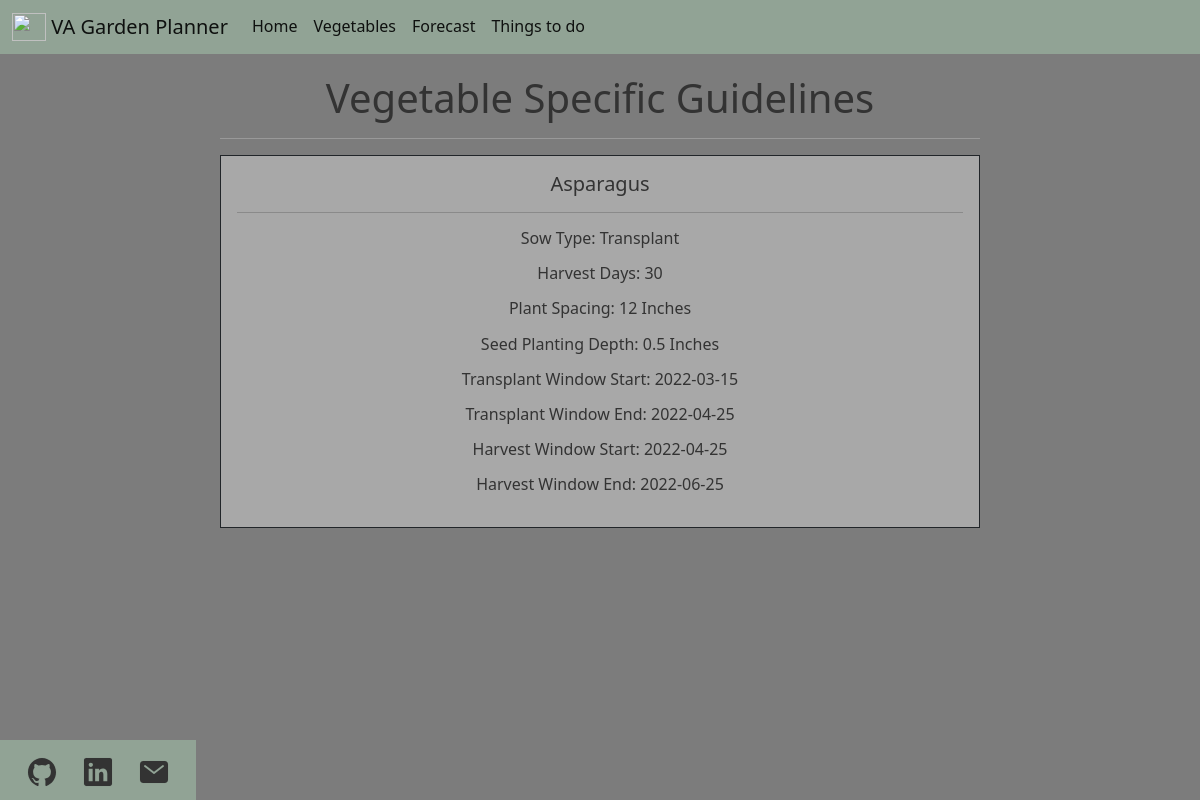
/list/Asparagus, run on an earlier commit of the app's database.
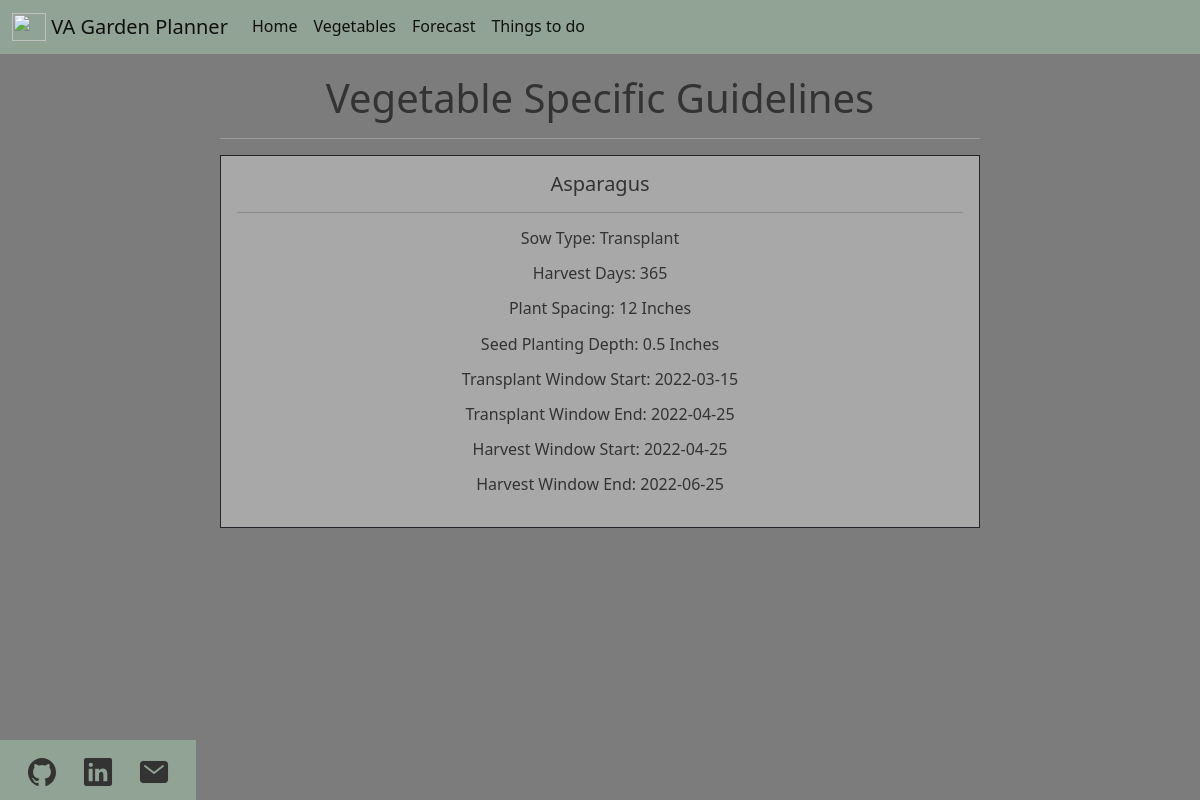
And on a later commit of the database.
### app.py (models this page shows)
class Garden_DB(db.Model):
    id = db.Column(db.Integer, primary_key=True)
    vegetable = db.Column(db.String(200), nullable=False)
    sow_type = db.Column(db.String)  # Direct, Indoors, key used to filter later
    harvest_days = db.Column(db.Integer)  # How many days to harvest
    plant_spacing = db.Column(db.Integer)  # Inches between plants
    seed_depth = db.Column(db.Integer)  # Inches for seed depth
    sow_window_start = db.Column(db.String)  # Window to sow, regardless of sow type
    sow_window_end = db.Column(db.String)  # Window to sow, regardless of sow type
    transplant_window_start = db.Column(db.String)  # Window to transplant if applicable
    transplant_window_end = db.Column(db.String)  # Window to transplant if applicable
    harvest_window_start = db.Column(db.String)  # Window to harvest
    harvest_window_end = db.Column(db.String)  # Window to harvest
    vegetable_picture_url = db.Column(db.String)  # Public URL for vegetable picture
    date_created = db.Column(db.DateTime, default=datetime.utcnow)

### app.py (the view)
@app.route("/list/<get_vegetable>", methods=["GET"])
def get_user_vegetable(get_vegetable):
    transform_vegetable = get_vegetable.title()
    transform_vegetable = (
        db.session.query(Garden_DB).filter_by(vegetable=transform_vegetable).first()
    )
    vegetable = transform_vegetable.vegetable
    sow_type = transform_vegetable.sow_type
    harvest_days = transform_vegetable.harvest_days
    plant_spacing = transform_vegetable.plant_spacing
    seed_depth = transform_vegetable.seed_depth
    if sow_type == "Direct":
        window_start = transform_vegetable.sow_window_start
        window_end = transform_vegetable.sow_window_end
    else:
        window_start = transform_vegetable.transplant_window_start
        window_end = transform_vegetable.transplant_window_end
    harvest_window_start = transform_vegetable.harvest_window_start
    harvest_window_end = transform_vegetable.harvest_window_end
    return render_template(
        "vegetable.html",
        vegetable=vegetable,
        sow_type=sow_type,
        harvest_days=harvest_days,
        plant_spacing=plant_spacing,
        seed_depth=seed_depth,
        window_start=window_start,
        window_end=window_end,
        harvest_window_start=harvest_window_start,
        harvest_window_end=harvest_window_end,
    )

### templates/vegetable.html
{% extends 'base.html' %}
{% block body %}
<div class="container">
    <h1>Vegetable Specific Guidelines</h1>
    <hr>
    <div class="row">
        <div class="col">
            <div class="card-sm-4 border border-dark">
                <div class="card-body">
                    <h5 class="card-title">{{ vegetable }}</h5>
                    <hr>
                    <p class="text">Sow Type: {{ sow_type }}</p>
                    <p class="text">Harvest Days: {{ harvest_days }}</p>
                    <p class="text">Plant Spacing: {{ plant_spacing }} Inches</p>
                    <p class="text">Seed Planting Depth: {{ seed_depth }} Inches</p>
                    {% if sow_type == "Direct" %}
                    <p class="text">Direct Window Sow Start: {{ window_start }}</p>
                    <p class="text">Direct Window Sow End: {{ window_end }}</p>
                    {% else %}
                    <p class="text">Transplant Window Start: {{ window_start }}</p>
                    <p class="text">Transplant Window End: {{ window_end }}</p>
                    {% endif %}
                    <p class="text">Harvest Window Start: {{ harvest_window_start }}</p>
                    <p class="text">Harvest Window End: {{ harvest_window_end }}</p>
                </div>
            </div>
        </div>
    </div>
</div>
{% endblock %}

What changed in the data, as far as the page shows it:
changed Garden_DB "Asparagus": harvest_days (not shown) → "365"
Also different on the page:
{{ harvest_days }}: "30" → (not shown)
